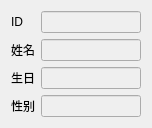
<?xml version="1.0" encoding="UTF-8"?>
<ui version="4.0">
 <class>CurSubjWidget</class>
 <widget class="QWidget" name="CurSubjWidget">
  <property name="geometry">
   <rect>
    <x>0</x>
    <y>0</y>
    <width>148</width>
    <height>116</height>
   </rect>
  </property>
  <property name="windowTitle">
   <string>Form</string>
  </property>
  <layout class="QGridLayout" name="gridLayout">
   <item row="0" column="0">
    <widget class="QLabel" name="_idLabel">
     <property name="text">
      <string>ID</string>
     </property>
    </widget>
   </item>
   <item row="1" column="1">
    <widget class="QLineEdit" name="_nameLineEdit">
     <property name="enabled">
      <bool>false</bool>
     </property>
     <property name="minimumSize">
      <size>
       <width>100</width>
       <height>0</height>
      </size>
     </property>
     <property name="maximumSize">
      <size>
       <width>100</width>
       <height>16777215</height>
      </size>
     </property>
     <property name="readOnly">
      <bool>true</bool>
     </property>
    </widget>
   </item>
   <item row="1" column="0">
    <widget class="QLabel" name="_nameLabel">
     <property name="text">
      <string>姓名</string>
     </property>
    </widget>
   </item>
   <item row="2" column="0">
    <widget class="QLabel" name="_birthdayLabel">
     <property name="text">
      <string>生日</string>
     </property>
    </widget>
   </item>
   <item row="0" column="1">
    <widget class="QLineEdit" name="_idLineEdit">
     <property name="enabled">
      <bool>false</bool>
     </property>
     <property name="minimumSize">
      <size>
       <width>100</width>
       <height>0</height>
      </size>
     </property>
     <property name="maximumSize">
      <size>
       <width>100</width>
       <height>16777215</height>
      </size>
     </property>
     <property name="readOnly">
      <bool>true</bool>
     </property>
    </widget>
   </item>
   <item row="3" column="0">
    <widget class="QLabel" name="_sexLabel">
     <property name="text">
      <string>性别</string>
     </property>
    </widget>
   </item>
   <item row="3" column="1">
    <widget class="QLineEdit" name="_sexLineEdit">
     <property name="enabled">
      <bool>false</bool>
     </property>
     <property name="minimumSize">
      <size>
       <width>100</width>
       <height>0</height>
      </size>
     </property>
     <property name="maximumSize">
      <size>
       <width>100</width>
       <height>16777215</height>
      </size>
     </property>
     <property name="readOnly">
      <bool>true</bool>
     </property>
    </widget>
   </item>
   <item row="2" column="1">
    <widget class="QLineEdit" name="_birthdayLineEdit">
     <property name="enabled">
      <bool>false</bool>
     </property>
     <property name="minimumSize">
      <size>
       <width>100</width>
       <height>0</height>
      </size>
     </property>
     <property name="maximumSize">
      <size>
       <width>100</width>
       <height>16777215</height>
      </size>
     </property>
     <property name="readOnly">
      <bool>false</bool>
     </property>
    </widget>
   </item>
  </layout>
 </widget>
 <resources/>
 <connections/>
</ui>
